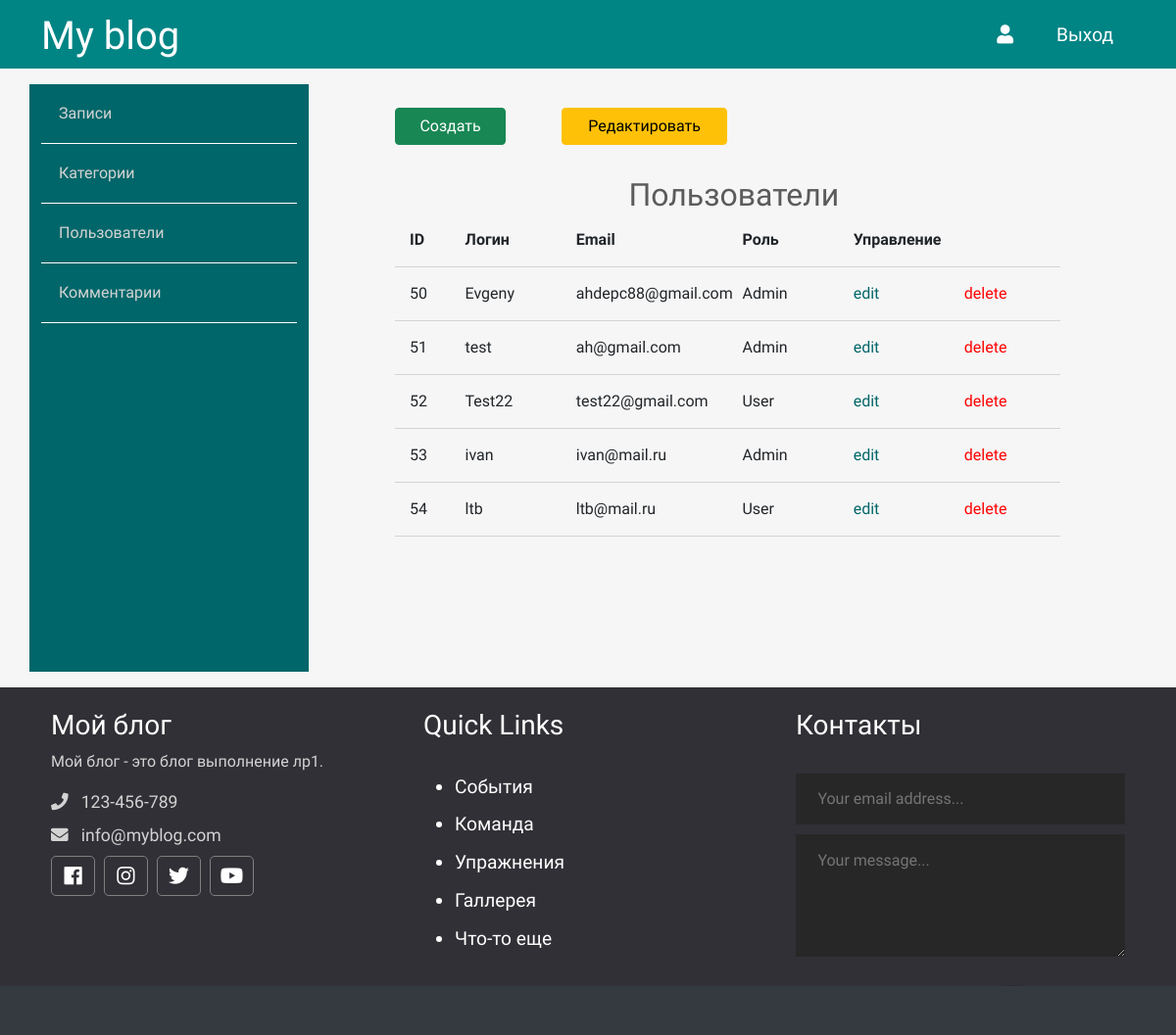
Page /admin/users/index.php on the committed database.
### tables this page shows
CREATE TABLE `users` (
  `id` int NOT NULL,
  `admin` tinyint NOT NULL,
  `username` varchar(255) NOT NULL,
  `email` varchar(255) NOT NULL,
  `password` varchar(255) NOT NULL,
  `created` timestamp NOT NULL DEFAULT CURRENT_TIMESTAMP
);

### app/database/db.php (called while the page is built, shortened)
<?php
require 'connect.php';
function dbCheckError($query){
    $errInfo = $query->errorInfo();
    return true;
}
function selectAll($table, $params = []){
    global $pdo;
    $sql = "SELECT * FROM $table";
    $query = $pdo->prepare($sql);
    $query->execute();
    return $query->fetchAll();
}

### app/controllers/users.php (called while the page is built, shortened)
<?php
include SITE_ROOT . "/app/database/db.php";
$users = selectAll('users');

### admin/users/index.php (the view, shortened to what this page needs)
<?php session_start();
include "../../app/controllers/users.php"
?>
<!doctype html>
<html lang="en">
<head>
    <link href="https://cdn.jsdelivr.net/npm/bootstrap@5.0.0-beta2/dist/css/bootstrap.min.css" rel="stylesheet">
    <link rel="stylesheet" href="https://use.fontawesome.com/releases/v5.7.2/css/all.css"
>
    <link rel="stylesheet" href="../../assets/css/admin.css">
</head>
<body>
<?php include("../../app/include/header-admin.php"); ?>
<div class="container">
    <?php include "../../app/include/sidebar-admin.php"; ?>
        <div class="posts col-9">
            <div class="button row">
                <a href="<?php echo BASE_URL . "admin/users/create.php";?>" class="col-2 btn btn-success">Создать</a>
                <span class="col-1"></span>
                <a href="<?php echo BASE_URL . "admin/users/index.php";?>" class="col-3 btn btn-warning">Редактировать</a>
            </div>
            <div class="row title-table">
                <h2>Пользователи</h2>
                <div class="col-1">ID</div>
                <div class="col-2">Логин</div>
                <div class="col-3">Email</div>
                <div class="col-2">Роль</div>
                <div class="col-4">Управление</div>
            </div>
            <?php foreach ($users as $key => $user): ?>
            <div class="row post">
                <div class="col-1"><?=$user['id'];?></div>
                <div class="col-2"><?=$user['username'];?></div>
                <div class="col-3"><?=$user['email'];?></div>
                <?php if ($user['admin'] == 1): ?>
                    <div class="col-2">Admin</div>
                <?php else: ?>
                    <div class="col-2">User</div>
                <? endif; ?>
                <div class="red col-2"><a href="edit.php?edit_id=<?=$user['id'];?>">edit</a></div>
                <div class="del col-2"><a href="index.php?delete_id=<?=$user['id'];?>">delete</a></div>
            </div>
            <?php endforeach; ?>
        </div>
    </div>
</div>
<?php include("../../app/include/footer.php"); ?>
</body>
</html>

### assets/css/admin.css (style rules this page uses)
* { font-family: 'Comfortaa', cursive; }
html, h1, h2, h3, h4, h5, h6 { color: #5c5b5b; }
body { background: #f6f6f6; }
a { text-decoration: none; color: inherit; }
.posts { height: 100%; padding: 40px 100px 100px; }
.posts h2 { text-align: center; margin: 2rem 0 0 0.4rem; }
.posts .title-table div { padding: 15px; text-align: left; border-bottom: 1px solid #d3d3d3; font-weight: 700; }
.posts .post div { padding: 15px; text-align: left; border-bottom: 1px solid #d3d3d3; }
.posts .post .red { color: #006669; }
.posts .post .del { color: red; }

### rows in the picture
users: id "50", username "Evgeny", email "ahdepc88@gmail.com", admin "Admin"
users: id "51", username "test", email "ah@gmail.com", admin "Admin"
users: id "52", username "Test22", email "test22@gmail.com", admin "User"
users: id "53", username "ivan", email "ivan@mail.ru", admin "Admin"
users: id "54", username "ltb", email "ltb@mail.ru", admin "User"
